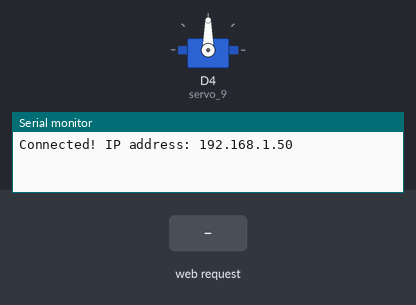
Recording of a sketch running on a simulated ESP8266 (Wemos D1 mini). On the bench: servo, the last lines printed to the serial monitor. The inputs (shaded band) are chosen by the test bench. WiFi joins after 1.5 s; servers stay silent unless stated.

Above: at 2.7 s.
2.8 s: HTTP request GET /up received
At 3.5 s:
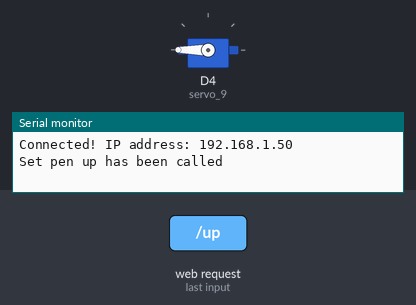
4.3 s: HTTP request GET /down received
At 4.6 s:
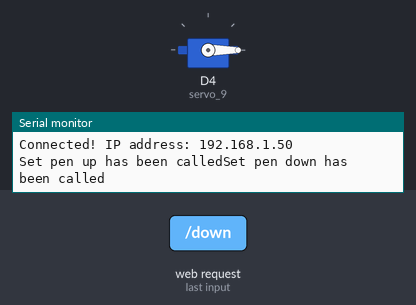
Timing chart, 0 to 7.3 s (numbered marks = the images above; inputs shaded):
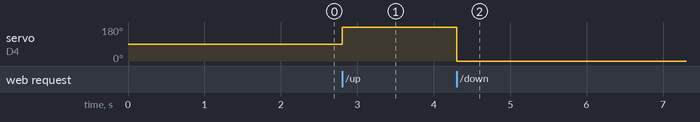

The sketch:

wemos_webserver.ino
```cpp
#include <ESP8266WiFi.h>
#include <ESP8266WebServer.h>

// Set WiFi credentials
#define WIFI_SSID "Drawbot"
#define WIFI_PASS "drawbot123"
#include <Servo.h>

int position = 0;
Servo servo_9;

// Create a new web server
ESP8266WebServer webserver(80);

// Handle Root
void setPenUp() {
  Serial.print("Set pen up has been called");
  servo_9.write(180);
  webserver.send(200, "text/json", "{\"isUp\": True}");
}

// Handle Root
void setPenDown() {
  Serial.print("Set pen down has been called");
  servo_9.write(0);
  webserver.send(200, "text/json", "{\"isUp\": False}");
}

// Handle 404
void notfoundPage() {
  webserver.send(404, "text/plain", "404: Not found");
}

void setup() {
  // Setup serial port
  Serial.begin(115200);
  Serial.println();
  servo_9.attach(D4);

  //Begin WiFi
  WiFi.begin(WIFI_SSID, WIFI_PASS);
  while (WiFi.status() != WL_CONNECTED) { delay(100); }

  // WiFi Connected
  Serial.print("Connected! IP address: ");
  Serial.println(WiFi.localIP());

  // Start Web Server
  webserver.on("/up", setPenUp);
  webserver.on("/down", setPenDown);

  webserver.onNotFound(notfoundPage);
  webserver.begin();
}

void loop() {
  webserver.handleClient();
}
```

Measured:
- after the input at 2.8 s, servo on D4 (servo_9): 90° → 180° at once
- after the input at 4.3 s, servo on D4 (servo_9): 180° → 0° at once
